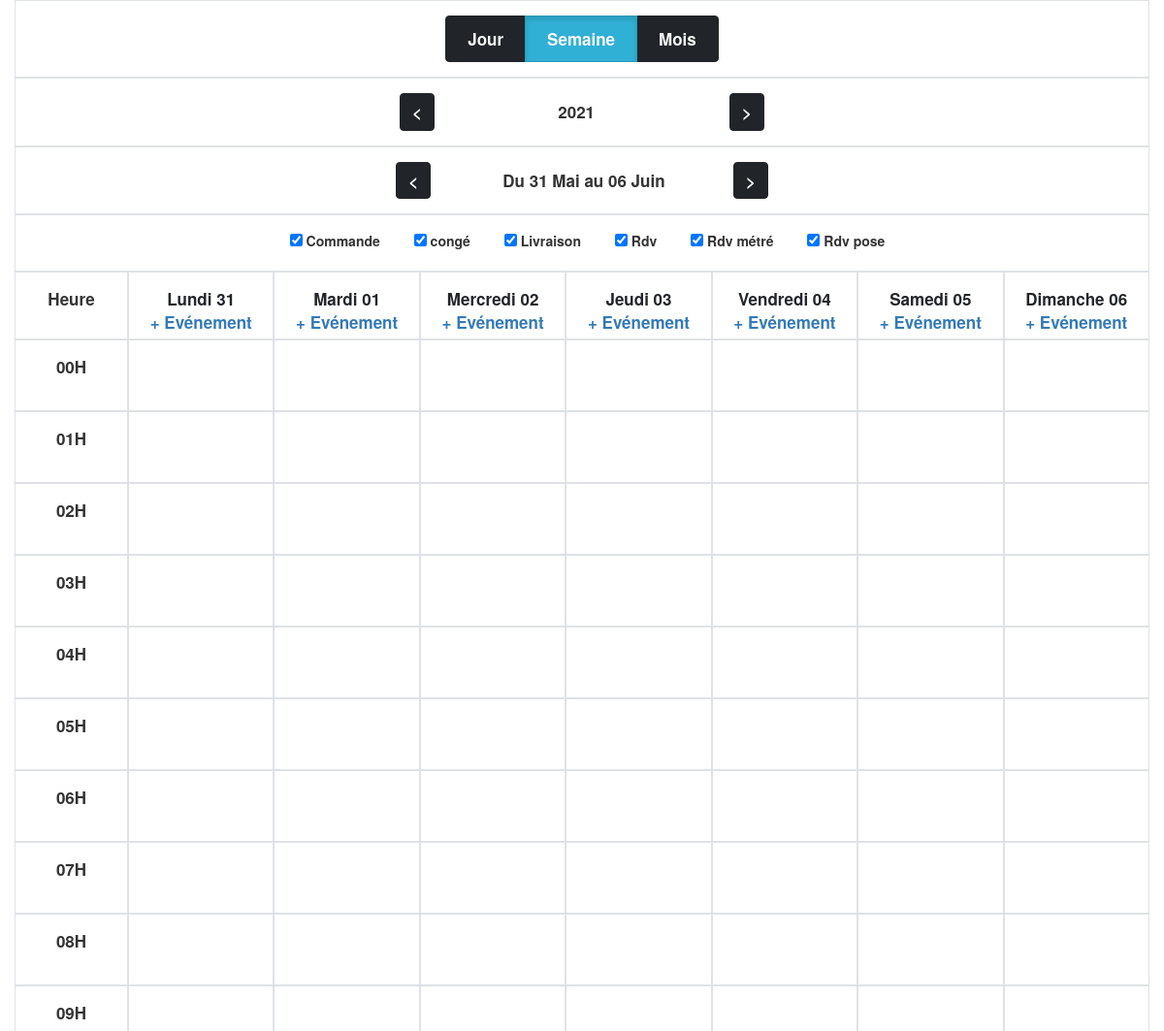
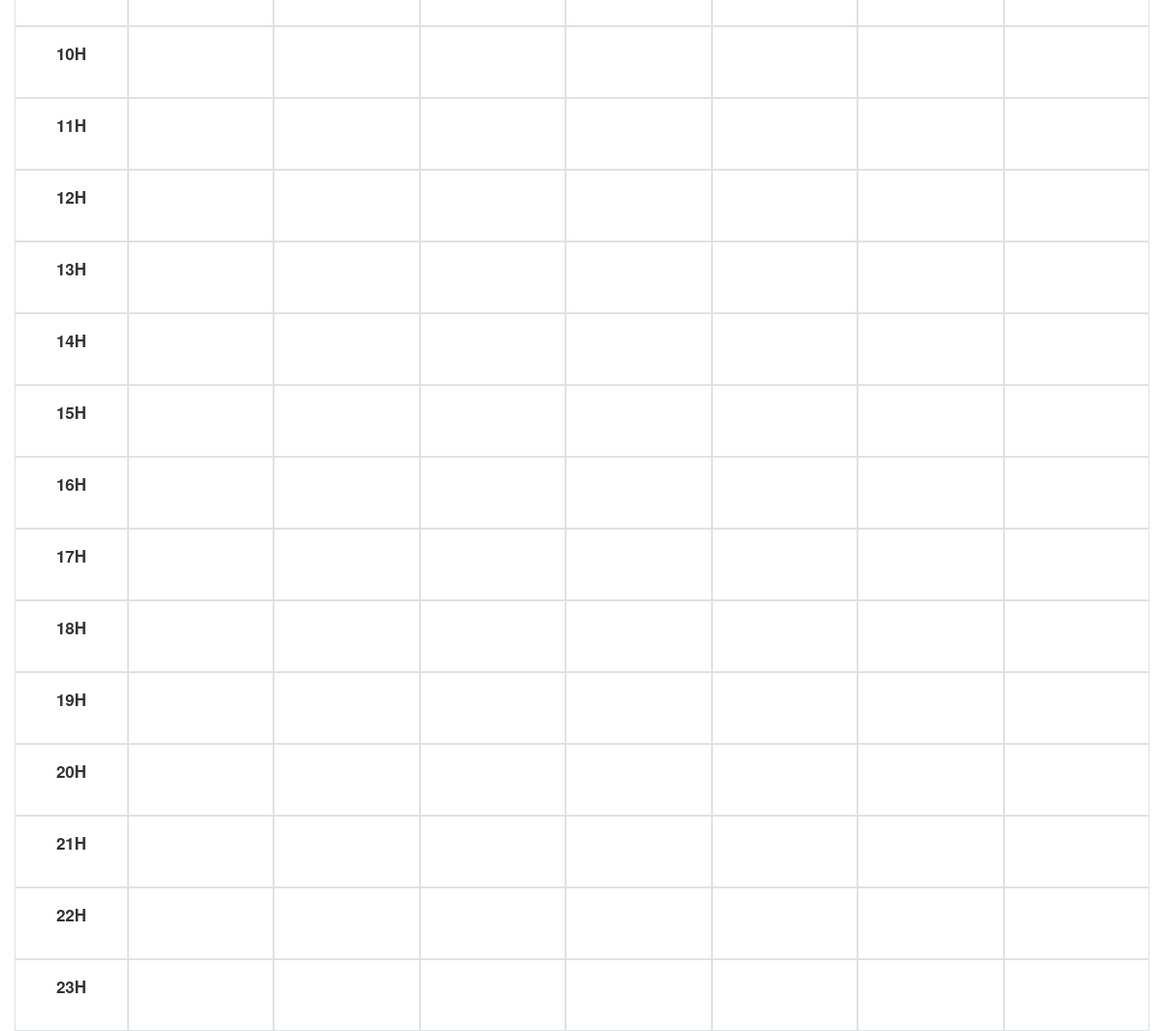
The app's page /semaine/22/2021 with its own data (2 pictures, top to bottom).
### tables this page shows
CREATE TABLE IF NOT EXISTS `typeevenement`
(
    `Id_TypeEvenement`      int(11) NOT NULL AUTO_INCREMENT,
    `Nom_TypeEvenement`     varchar(50) DEFAULT NULL,
    `Couleur_TypeEvenement` varchar(50) DEFAULT NULL,
    `Id_Client`             int(11)     DEFAULT NULL,
    PRIMARY KEY (`Id_TypeEvenement`),
    KEY `Id_Client` (`Id_Client`)
);

### app/Model/chargerView.php (called while the page is built, shortened)
<?php
class chargerView
{
    public function view(string $vu='index', array $data=array()){
        $baseDir =  dirname(__DIR__);
        include($baseDir.'/view/'.$vu.'.php');
  }
}

### index.php (called while the page is built, shortened)
<?php
$route = new Route();
$route->index();

### app/Model/getRdv.php (called while the page is built, shortened)
<?php
class getRdv extends personnaliser
{
    public int $year;
    public $week;
    public function setYear($year)
    {
        $this->year = $year;
    }
    public function setWeek($week)
    {
        $this->week = $week;
    }
    public function getYear():int
    {
        return $this->year;
    }
    public function getWeek():int
    {
        return $this->week;
    }
    public function getSemaine(): array
    {
        $dateLundi = (new ConvertDate())->getLundi($this->getWeek(), $this->getYear());
        $dateRdv = array();
        return $dateRdv;
    }
}

### app/Librairy/ConvertDate.php (called while the page is built, shortened)
<?php
class ConvertDate
{
    public function getLundi($week, $year): string
    {
        $timestamp = $this->getTimetamp($year, $week);
        $jour = date('Y-m-d', $timestamp);
        return date('Y-m-d', strtotime($jour));
    }
    public function getWeek($week, $year): array
    {
        $jour = date('Y-m-d', $this->getTimetamp($year, $week));
        $tabjour = array();
        for ($i = 0; $i < 7; $i++) {
            $tabjour[] = $jour;
            $jour = date('Y-m-d', strtotime("+1 day", strtotime($jour)));
        }
        return $tabjour;
    }
    public function getTimetamp($year, $week)
    {
        $firstDayInYear = date("N", mktime(0, 0, 0, 1, 1, $year));
        if ($firstDayInYear < 5)
            $shift = -($firstDayInYear - 1) * 86400;
        else
            $shift = (8 - $firstDayInYear) * 86400;
        if ($week > 1) $weekInSeconds = ($week - 1) * 604800; else $weekInSeconds = 0;
        return mktime(0, 0, 0, 1, 1, $year) + $weekInSeconds + $shift;
    }
}

### app/Model/typeEvenement.php (called while the page is built, shortened)
<?php
class typeEvenement
{
    public $idclient;
    public function setIdclient($idclient)
    {
        $this->idclient = $idclient;
    }
    public function getIdclient()
    {
        return $this->idclient;
    }
    public function getEvenement()
    {
        $db = Database::connect();
        $reqeve = $db->prepare('select * from typeevenement where Id_Client=? order by Nom_TypeEvenement ');
        $reqeve->execute(array($this->getIdclient()));
       return $reqeve->fetchAll();
    }
}

### app/View/semaine.php (the view, shortened to what this page needs)
<div class="container">
    <div class="row">
        <div class="col-md-12 border text-center p-4">
            <div class="btn-group btn-group-toggle">
                <label class="btn btn-dark ">
                    <a class="nav-link text-light fw-bold"
                       href="/jour/<?= (int)date('d', strtotime(date($dateLundi))); ?>/<?= (int)date('m', strtotime($dateLundi)); ?>/<?= $year; ?>">Jour</a>
                </label>
                <label class="btn btn-info active">
                    <a class="nav-link text-light fw-bold"
                       href="#">Semaine</a>
                </label>
                <label class="btn btn-dark">
                    <a class="nav-link text-light fw-bold"
                       href="/mois/<?= (int)date('m', strtotime($dateLundi)); ?>/<?= $year; ?>">Mois</a>
                </label>
            </div>
        </div>
        <div class="col-md-12 border text-center  p-4"><a class="btn btn-dark fw-bold"
                                                          href="/semaine/<?= (int)date('W', strtotime("-1 year", strtotime($dateLundi))); ?>/<?= $year - 1; ?>"><</a>&nbsp;<div
                    class="btn btn-light w-25 fw-bold"><?php echo $year; ?></div>
            <a class="btn btn-dark fw-bold"
               href="/semaine/<?= (int)date('W', strtotime("+1 year", strtotime($dateLundi))); ?>/<?php echo $year + 1; ?>">></a>
        </div>
        <div class="col-md-12 border  p-4">
            <div class="text-center p-10">
                <a class="btn btn-dark fw-bold"
                   href="/semaine/<?= (int)date('W', strtotime("-7 day", strtotime($dateLundi))); ?>/<?= (int)date('Y', strtotime("-7 day", strtotime($dateLundi))); ?>"><</a>
                <div class="btn btn-light w-25 fw-bold"> Du <?= $dateLundiLettre; ?>
                    au <?= $dateVendrediLettre; ?></div>
                &nbsp;&nbsp;<a class="btn btn-dark fw-bold"
                               href="/semaine/<?= (int)date('W', strtotime("+7 day", strtotime($dateLundi))); ?>/<?= date('Y', strtotime("+7 day", strtotime($dateLundi))); ?>">></a>
            </div>
        </div>
        <div class="col-md-12 border text-center  p-4">
            <?php foreach ($TypeEve as $key => $rowcheck) { ?>
                <div class="form-check form-check-inline">
                    <input class="form-check-input" type="checkbox" id="check<?= $rowcheck['Id_TypeEvenement']; ?>"
                           checked value="yes">
                    <label class="form-check-label"
                           for="check<?= $rowcheck['Id_TypeEvenement']; ?>"><?= $rowcheck['Nom_TypeEvenement']; ?></label>
                </div>
                <?php
            }
            ?>
        </div>
        <div class="col-md-1 fw-bold border p-4 text-center" style="width: 10%;height: 70px;">
            Heure
        </div>
        <?php
        foreach ($tabjour as $key => $row) {
            ?>
            <div class="col-md-1 fw-bold border p-4 text-center"
                 style="width: 12.8571%;height: 70px;"><a
                        href="/jour/<?= (int)date('d', strtotime($row)); ?>/<?= (int)date('m', strtotime($row)); ?>/<?= (int)date('Y', strtotime($row)); ?>"
                        class="text-dark"><?= $tabjourLettre[$key]; ?> <?= date('d', strtotime($row)); ?></a>
                <br>
                <a href="/nouveaurdv/<?= (int)date('m', strtotime($row)); ?>/<?= (int)date('Y', strtotime($row)); ?>/<?= (int)date('d', strtotime($row)); ?>">+
                    Evénement</a>
            </div>
            <?php
        }
        ?>
        <?php
        for ($heure = 0; $heure < 24; $heure++) {
            ?>
            <div class="col-md-1 fw-bold border p-4 text-center" style="width: 10%;height: 74px;">
                <?= ($heure < 10) ? '0' . $heure : $heure; ?>H
            </div>
            <?php foreach ($tabjour as $key => $row) {
                ?>
                <div class="col-md-1 fw-bold border p-0"
                     style="width: 12.8571%;height: 74px;">
                </div>
            <?php } ?>
            <?php
        }
        ?>
    </div>
</div>

### assets/css/planning.css (style rules this page uses)
.form-check { display: block; min-height: 1.5rem; padding-left: 1.5em; margin-bottom: 0.125rem; }
.form-check-inline { display: inline-block; margin-right: 1rem; }
.p-4 { padding: 1.5rem !important; }
.p-0 { padding: 0 !important; }
.col-md-1 { flex: 0 0 auto; width: 8.33333333%; }
.text-light { color: #f8f9fa !important; }
.text-dark { color: #212529; }
.fw-bold { font-weight: 700 !important; font-size: 1.7rem; }
.nav-link { display: block; padding: 0.5rem 1rem; color: #0d6efd; text-decoration: none; transition: color .15s ease-in-out, background-color .15s ease-in-out, border-color .15s ease-in-out; }
.btn-dark { color: #fff; background-color: #212529; border-color: #212529; }
.border { border: 1px solid #dee2e6 !important; }
.w-25 { width: 25% !important; }

### records on screen
typeevenement: Nom_TypeEvenement "Commande"
typeevenement: Nom_TypeEvenement "congé"
typeevenement: Nom_TypeEvenement "Livraison"
typeevenement: Nom_TypeEvenement "Rdv"
typeevenement: Nom_TypeEvenement "Rdv métré"
typeevenement: Nom_TypeEvenement "Rdv pose"

### other values on screen
$year "2021"
$dateLundiLettre "31 Mai"
$dateVendrediLettre "06 Juin"
$tabjourLettre[$key] "Lundi"
date('d', strtotime($row)) "31"
$tabjourLettre[$key] "Mardi"
date('d', strtotime($row)) "01"
$tabjourLettre[$key] "Mercredi"
date('d', strtotime($row)) "02"
$tabjourLettre[$key] "Jeudi"
date('d', strtotime($row)) "03"
$tabjourLettre[$key] "Vendredi"
date('d', strtotime($row)) "04"
$tabjourLettre[$key] "Samedi"
date('d', strtotime($row)) "05"
